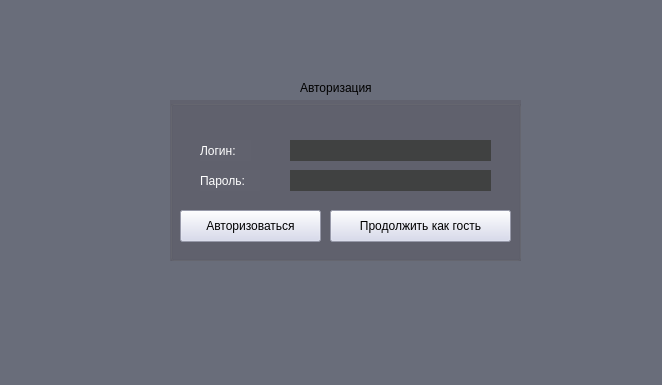
<?xml version="1.0" encoding="UTF-8"?>
<ui version="4.0">
 <class>auth</class>
 <widget class="QWidget" name="auth">
  <property name="geometry">
   <rect>
    <x>0</x>
    <y>0</y>
    <width>662</width>
    <height>385</height>
   </rect>
  </property>
  <property name="windowTitle">
   <string>Form</string>
  </property>
  <property name="styleSheet">
   <string notr="true">background-color:rgb(105, 109, 122)</string>
  </property>
  <widget class="QGroupBox" name="groupBox">
   <property name="geometry">
    <rect>
     <x>170</x>
     <y>100</y>
     <width>351</width>
     <height>161</height>
    </rect>
   </property>
   <property name="styleSheet">
    <string notr="true">background-color:rgb(97, 98, 110)</string>
   </property>
   <property name="title">
    <string/>
   </property>
   <widget class="QLineEdit" name="LogLine">
    <property name="enabled">
     <bool>true</bool>
    </property>
    <property name="geometry">
     <rect>
      <x>120</x>
      <y>40</y>
      <width>201</width>
      <height>21</height>
     </rect>
    </property>
    <property name="styleSheet">
     <string notr="true">background-color:rgb(64, 65, 65)</string>
    </property>
    <property name="frame">
     <bool>false</bool>
    </property>
   </widget>
   <widget class="QLabel" name="label">
    <property name="enabled">
     <bool>true</bool>
    </property>
    <property name="geometry">
     <rect>
      <x>30</x>
      <y>40</y>
      <width>51</width>
      <height>21</height>
     </rect>
    </property>
    <property name="styleSheet">
     <string notr="true">color:white
</string>
    </property>
    <property name="text">
     <string>Логин:</string>
    </property>
   </widget>
   <widget class="QPushButton" name="pushButton">
    <property name="geometry">
     <rect>
      <x>10</x>
      <y>110</y>
      <width>141</width>
      <height>32</height>
     </rect>
    </property>
    <property name="mouseTracking">
     <bool>false</bool>
    </property>
    <property name="styleSheet">
     <string notr="true">background-color:rgb(211, 214, 236);
color:black
</string>
    </property>
    <property name="text">
     <string>Авторизоваться</string>
    </property>
   </widget>
   <widget class="QLabel" name="label_2">
    <property name="geometry">
     <rect>
      <x>30</x>
      <y>70</y>
      <width>60</width>
      <height>21</height>
     </rect>
    </property>
    <property name="styleSheet">
     <string notr="true">color:white</string>
    </property>
    <property name="text">
     <string>Пароль:</string>
    </property>
   </widget>
   <widget class="QLineEdit" name="PassLine">
    <property name="enabled">
     <bool>true</bool>
    </property>
    <property name="geometry">
     <rect>
      <x>120</x>
      <y>70</y>
      <width>201</width>
      <height>21</height>
     </rect>
    </property>
    <property name="styleSheet">
     <string notr="true">background-color:rgb(64, 65, 65)</string>
    </property>
    <property name="frame">
     <bool>false</bool>
    </property>
    <property name="echoMode">
     <enum>QLineEdit::Password</enum>
    </property>
   </widget>
   <widget class="QPushButton" name="guest">
    <property name="geometry">
     <rect>
      <x>160</x>
      <y>110</y>
      <width>181</width>
      <height>32</height>
     </rect>
    </property>
    <property name="styleSheet">
     <string notr="true">background-color:rgb(211, 214, 236);
color:black
</string>
    </property>
    <property name="text">
     <string>Продолжить как гость</string>
    </property>
   </widget>
  </widget>
  <widget class="QLabel" name="label_3">
   <property name="geometry">
    <rect>
     <x>300</x>
     <y>80</y>
     <width>91</width>
     <height>15</height>
    </rect>
   </property>
   <property name="text">
    <string>Авторизация</string>
   </property>
  </widget>
 </widget>
 <resources/>
 <connections/>
</ui>
